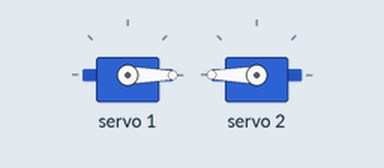
A sketch run on a simulated Arduino Uno, built with avr-gcc and run on an emulated ATmega328P. On the bench: 2 × servo.

Above: at 0.05 s.
At 1.55 s:
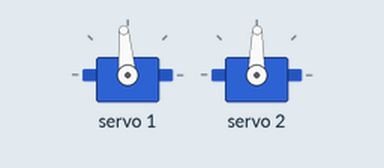
At 3.05 s:
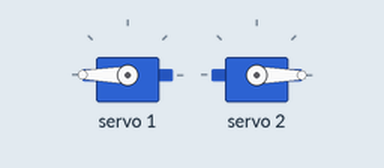
At 6.05 s:
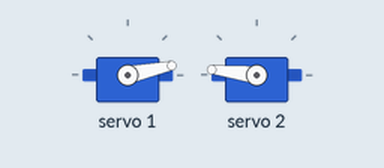
Timing chart, 0 to 8.6 s (numbered marks = the images above):
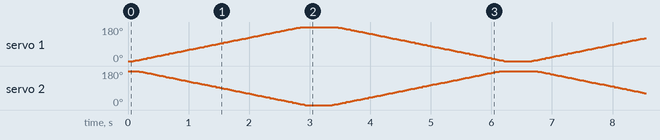

The sketch:

pca9685_shoulder_mirror_test.ino
```cpp
// Sweeps the mirrored shoulder pair together: channel 1 goes 0->180
// while channel 2 goes 180->0 at the same time, so they move as one
// joint instead of fighting each other.

#include <Wire.h>
#include <Adafruit_PWMServoDriver.h>

Adafruit_PWMServoDriver pca = Adafruit_PWMServoDriver(); // default I2C addr 0x40

#define SERVO_MIN  102
#define SERVO_MAX  512

const int CH_SHOULDER_L = 1;
const int CH_SHOULDER_R = 2;

int angleToTicks(int angle) {
  angle = constrain(angle, 0, 180);
  return map(angle, 0, 180, SERVO_MIN, SERVO_MAX);
}

void setup() {
  pca.begin();
  pca.setPWMFreq(50);
}

void loop() {
  sweepMirrored(0, 180);
  delay(300);
  sweepMirrored(180, 0);
  delay(300);
}

// Moves CH_SHOULDER_L from fromAngle->toAngle while CH_SHOULDER_R
// moves the mirrored (180 - angle) at the same time.
void sweepMirrored(int fromAngle, int toAngle) {
  int step = (toAngle > fromAngle) ? 1 : -1;
  for (int a = fromAngle; a != toAngle; a += step) {
    pca.setPWM(CH_SHOULDER_L, 0, angleToTicks(a));
    pca.setPWM(CH_SHOULDER_R, 0, angleToTicks(180 - a));
    delay(15);
  }
}
```
